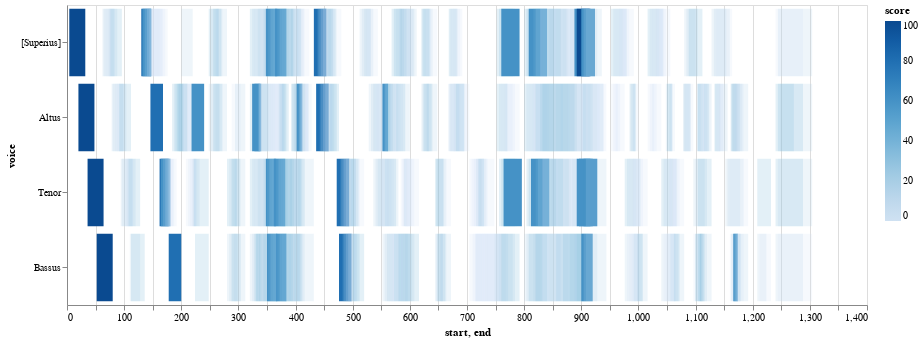

Source (notebook cell):
### Markdown cell above
## C. Mapping Similar nGrams with Levenshtein Distance

* The `plot_close_match_heatmap` tool takes a single ngram and allows you to see a sliding scale of ngrams that are similar to it.  The 'distance' between two any pair of ngrams is measured accoring to their **Levenshtein distance**. 

* Levenshtein distance takes into account **how many changes we need to make to turn a pattern into another**. For example, pattern '2, 2, 1, 2' and pattern '2, 2, 1, 3' would have the same Levenshtein score (25) when compared to pattern '2, 2, 1, 1' because we need to make **one change at the fourth character of the two strings** to turn it into '2, 2, 1, 1'.  Note that these distances therefore **do not** consider the size of the intervallic difference at any given position, simply the fact that one character needs to be changed.

* As we change the cutoff with the slider, the ngrams with scores lower than the cutoff would be hidden away.  A lower number on the slider allows more matches.  A higher number restricts the map to strict or exact matches.

* You could real more about Levenshtein distance on [Wikipedia](https://en.wikipedia.org/wiki/Levenshtein_distance#:~:text=Informally%2C%20the%20Levenshtein%20distance%20between,considered%20this%20distance%20in%201965.).

* Read more about our heatmap tool for close matches:  `help(viz.plot_close_match_heatmap)`

* Note that in this tool the 'reference' nGram is presented as a **string of integers**, not a tuple or list:  

>`'4, 1, 2, 2, -3'`

Build the map:

>`viz.plot_close_match_heatmap(mel_ngrams, '4, 1, 2, 2, -3', mel_ngrams_duration, voices=[])`

It is also possible to limit the map to specific voices.

### Code cell
viz.plot_close_match_heatmap(mel_ngrams, '4, 1, 2, 2, -3', mel_ngrams_duration, voices=[])

### Figure 1 — Vega-Lite specification as saved in the notebook (floating-point values rounded to 4 significant figures; data arrays with more than 128 entries replaced by an {"elided": "..."} marker saying what was removed)
{"config": {"view": {"continuousWidth": 400, "continuousHeight": 300}}, "data": {"name": "data-dbd64db8a8a4858f324926cd98824e3e"}, "mark": "bar", "encoding": {"color": {"type": "quantitative", "field": "score"}, "opacity": {"condition": {"value": 1, "test": "(datum.score > SelectorName.cutoff)"}, "value": 0.2}, "tooltip": [{"type": "quantitative", "field": "start"}, {"type": "quantitative", "field": "end"}, {"type": "nominal", "field": "pattern"}, {"type": "quantitative", "field": "score"}], "x": {"type": "quantitative", "field": "start"}, "x2": {"field": "end"}, "y": {"type": "nominal", "field": "voice", "sort": null}}, "height": 300, "selection": {"SelectorName": {"type": "single", "fields": ["cutoff"], "bind": {"input": "range", "max": 100, "min": 0, "name": "cutoff:", "step": 1}, "init": {"cutoff": 50}}}, "width": 800, "$schema": "https://vega.github.io/schema/vega-lite/v4.8.1.json", "datasets": {"data-dbd64db8a8a4858f324926cd98824e3e": {"elided": "586 records"}}}
